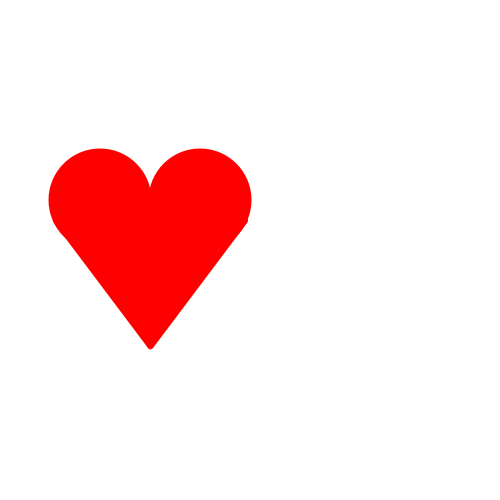
Frame 1 (no input)
Frame 60 (the mouse pressed at the canvas centre just before this capture): identical to frame 1, image omitted
Frame 120 (the mouse held since frame 60 and released just before this capture): identical to frame 1, image omitted

The Processing sketch that drew this single still picture (run headless with seeded random() and noise(); from frame 60 on, the mouse is pressed at the canvas centre):

// Processing sketch: act508
// ── act508.pde
void setup () {
  size (500, 500);
}

void draw () {
  background (255);
  dibuixaCor (new PVector(150,250), 100, 0xFFFF0000);
}

void dibuixaCor (PVector pos, int tam, int col) {
  noStroke();
  fill(col);
  
  // Primer calculem els punts del triangle que formarà part del cor
  float t1x, t1y, t2x, t2y, t3x, t3y;
  t1x = pos.x-tam-1;
  t1y = pos.y-tam/2+2;
  t2x = pos.x+tam+1;
  t2y = pos.y-tam/2+2;
  t3x = pos.x;
  t3y = pos.y+tam;
  triangle (t1x, t1y, t2x, t2y, t3x, t3y);
  
  // Després  hem de calcular els centres dels dos cercles que formaran el nostre cor
  float c1x, c1y, c2x, c2y;
  c1x = pos.x-tam/2;
  c1y = pos.y-tam/2;
  c2x = pos.x+tam/2;
  c2y = pos.y-tam/2;
  circle(c1x, c1y, tam+3);
  circle(c2x, c2y, tam+3); 
  
  // Finalment dibuixem dos linies adicionals al triangle per que quede bé.
  stroke(255,0,0);
  strokeWeight(7);
  line(pos.x-tam+6, pos.y-tam/2+20, pos.x, pos.y+tam-5);
  line(pos.x+tam-6, pos.y-tam/2+20, pos.x, pos.y+tam-5);
}
